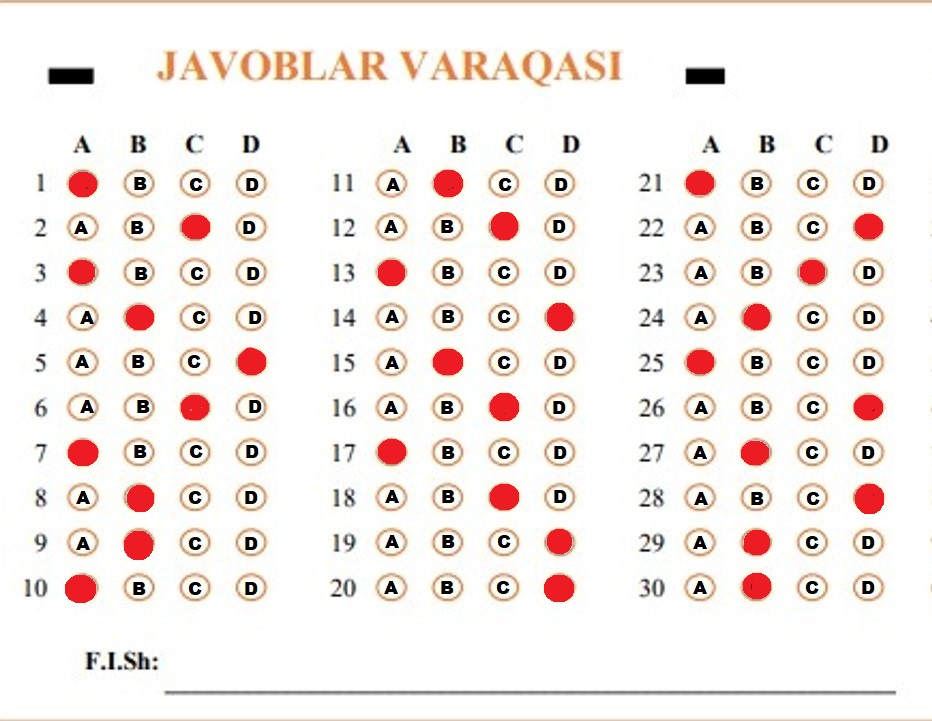
#> input picture DTM Test Controller/DATA/DTM_varaqalar/Talabalar/Salmonov_A.jpg, 932 x 721 px; its folder holds 4 pictures in this run
$ python 'DTM Test Controller.py'
#> lines starting #> are read from the running program, lines starting #| are printed output that depends on the picture; after the words box and inside, x2 and y2 are one past the last pixel; in counts of white or black regions, pixels touching at a corner belong together
#!/usr/bin/env python
# coding: utf-8

# # 7/09/2022
#
# # Computer Vision
#
# # DTM Test Controller
#
# # Muallif: Farrux Sotivoldiyev

# **`Kerakli kutubxonalar`**

# In[44]:


import numpy as np
import cv2
import matplotlib.pyplot as plt
import os
import glob


# **`Talabalarning titullari turgan path va bosh titul turgan path`**

# In[45]:


titul_path = "DATA/DTM_varaqalar/Talabalar/"
main_titul_path = "DATA/DTM_varaqalar/DTM_varaqasi_main.jpg"


# **`O'ziga path olib ichidagi barcha rasmlarni o'qib talabalarning ismi va titul varaqalarini qaytaruvchi funksiya`**

# In[46]:


# ismni faylning nomidan oladi
def get_load_dataset(path):
#> called with path = 'DATA/DTM_varaqalar/Talabalar/'
    titullar = []
    ismlar = []
    for i in glob.glob(os.path.join(path,"*")):
        titul = plt.imread(i)
#> titul is the input picture: shape (721, 932, 3); mean R, G, B 244.1, 236.2, 232.8
        titul = cv2.resize(titul,(1080,720))
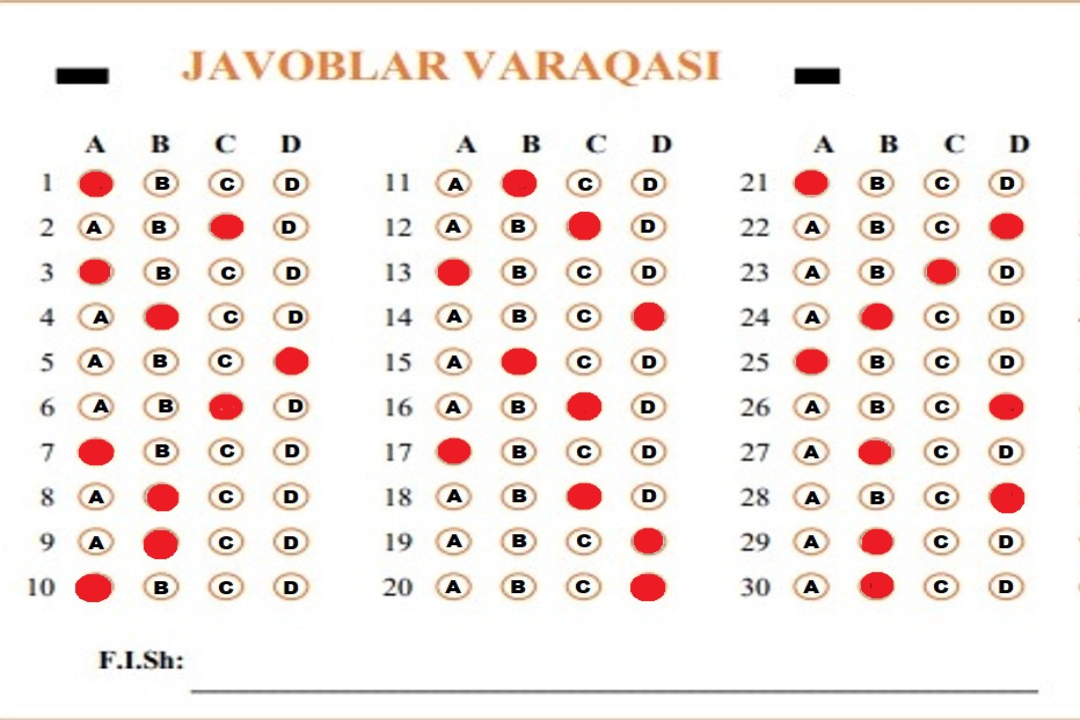
#> titul: shape (720, 1080, 3); mean R, G, B 244, 236.1, 232.8
        titullar.append(titul)

        for j in i.split("\\"):
            if j.find(".")!=-1:
                ismlar.append(j.split(".")[0])
#> pass 2 of the loop in get_load_dataset, `for i in glob.glob(os.path.join(path,"*")):`:
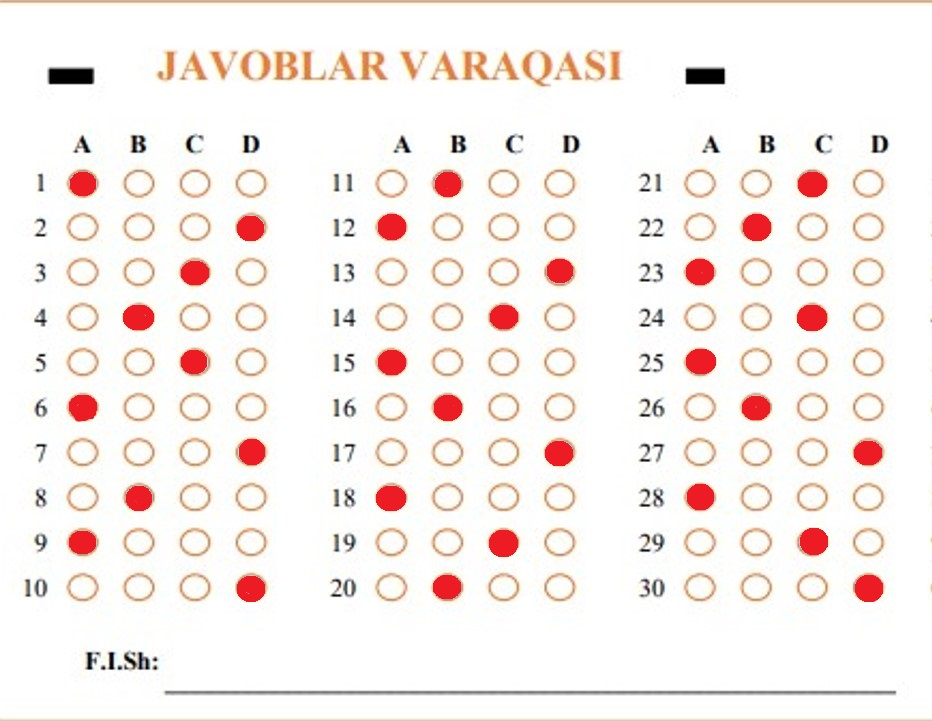
#> input picture DTM Test Controller/DATA/DTM_varaqalar/Talabalar/Sobirov_A.jpg, 932 x 721 px
#> in get_load_dataset, titul is the input picture: shape (721, 932, 3); mean R, G, B 247.8, 240, 236.6
#> in get_load_dataset, `titul = cv2.resize(titul,(1080,720))`:
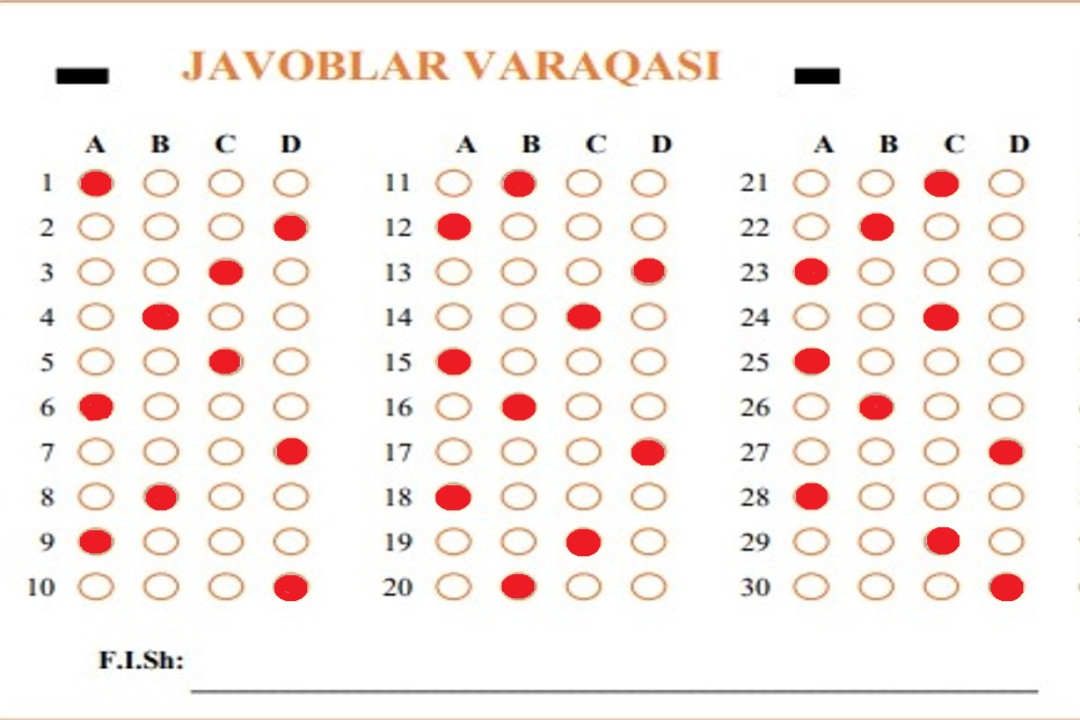
#> titul: shape (720, 1080, 3); mean R, G, B 247.8, 239.9, 236.5
#> pass 3 of the loop in get_load_dataset, `for i in glob.glob(os.path.join(path,"*")):`:
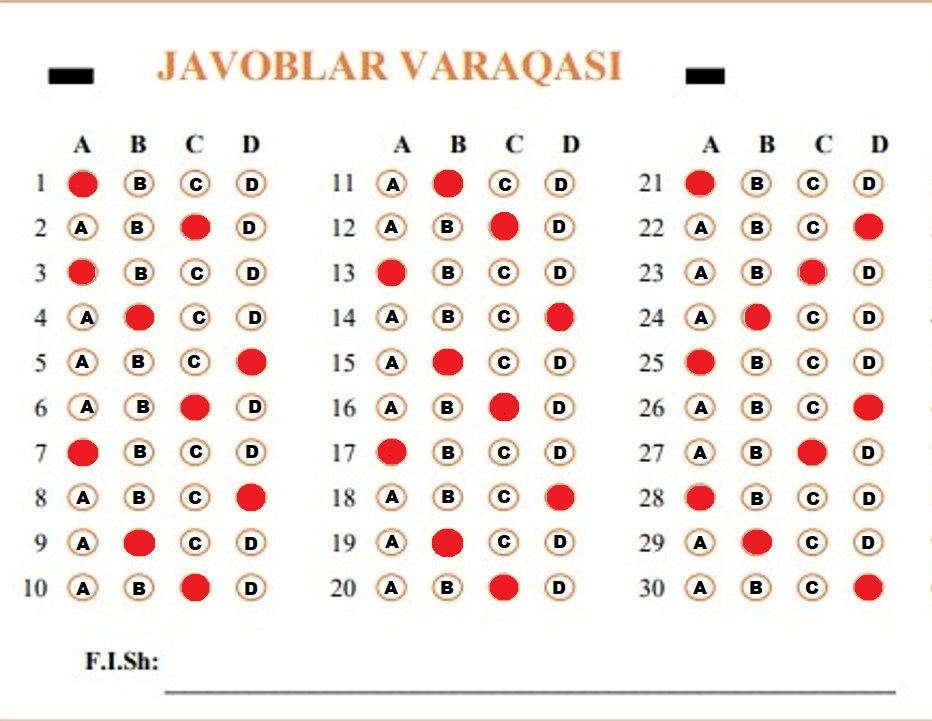
#> input picture DTM Test Controller/DATA/DTM_varaqalar/Talabalar/Sotivoldiyev_F.jpg, 932 x 721 px
#> in get_load_dataset, titul is the input picture: shape (721, 932, 3); mean R, G, B 244.1, 236.3, 232.9
#> in get_load_dataset, `titul = cv2.resize(titul,(1080,720))`:
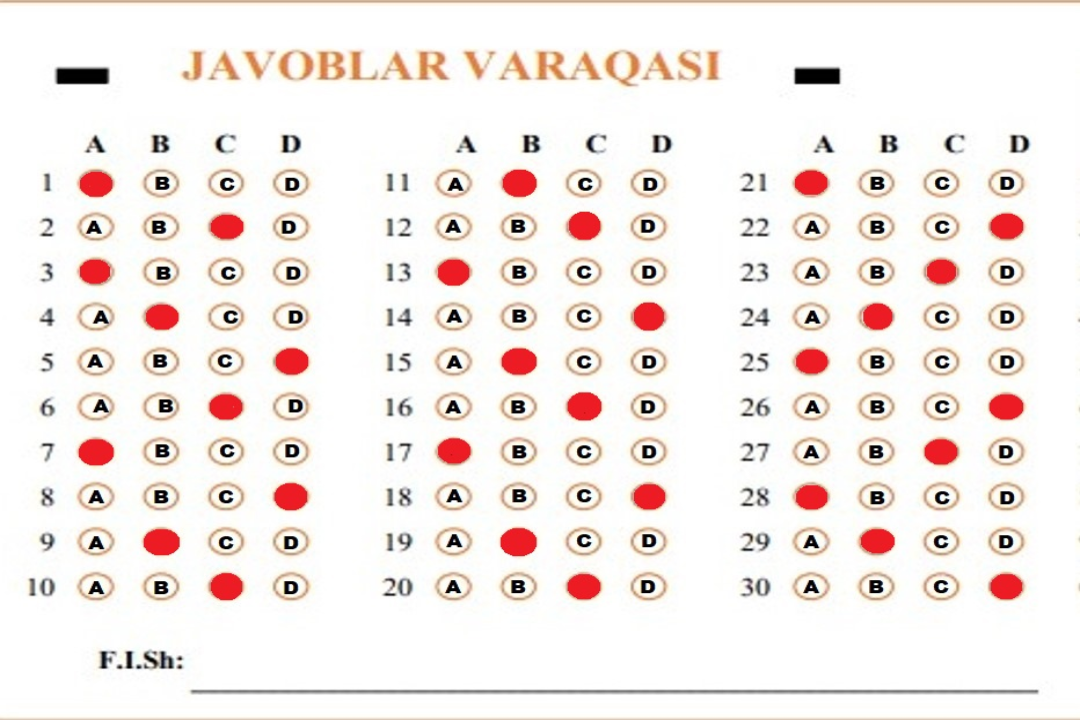
#> titul: shape (720, 1080, 3); mean R, G, B 244, 236.2, 232.8
#> the loop made 4 passes; the first 3 are shown

    return ismlar,titullar


# **`Ma'lumotlar o'qilib o'zgaruvchilarga yozildi`**

# In[47]:


load_dataset = get_load_dataset(titul_path)
main_titul = cv2.resize(plt.imread(main_titul_path),(1080,720))
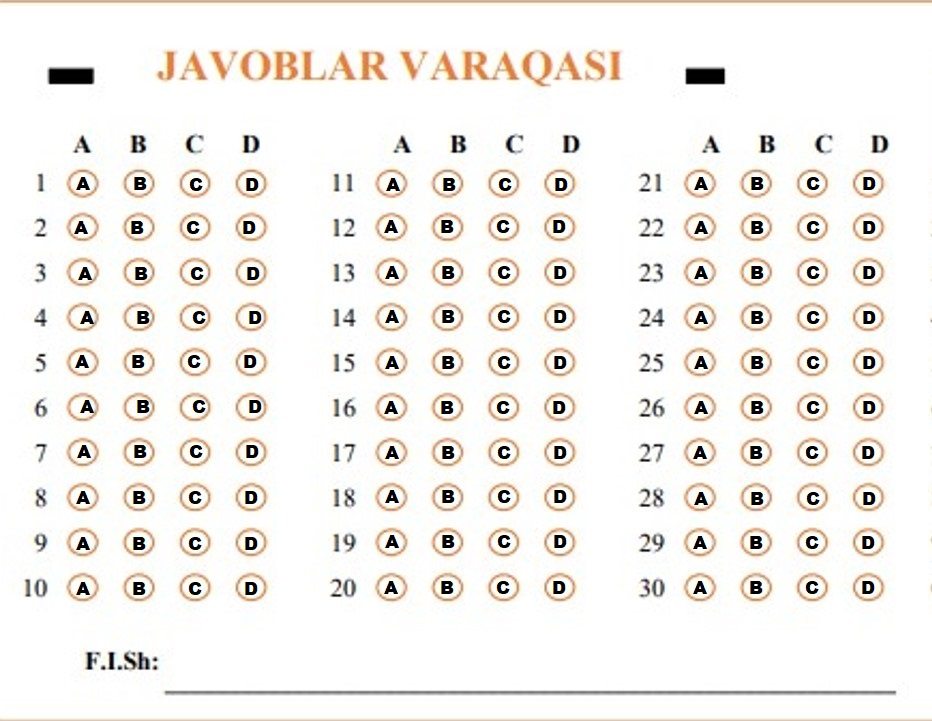
#> input picture DTM Test Controller/DATA/DTM_varaqalar/DTM_varaqasi_main.jpg, 932 x 721 px, found by its file name
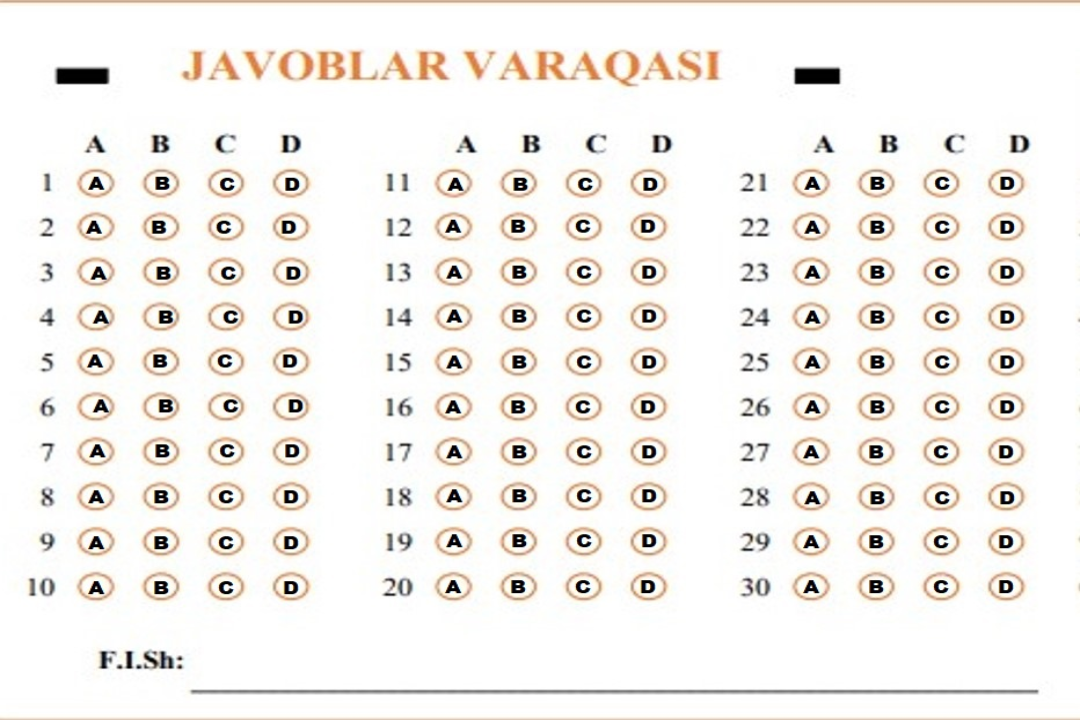
#> main_titul: shape (720, 1080, 3); mean R, G, B 243.1, 240.3, 236.4


# **`3-talaba tituli ko'rsatish uchun`**

# In[53]:


talaba = load_dataset[1][3]
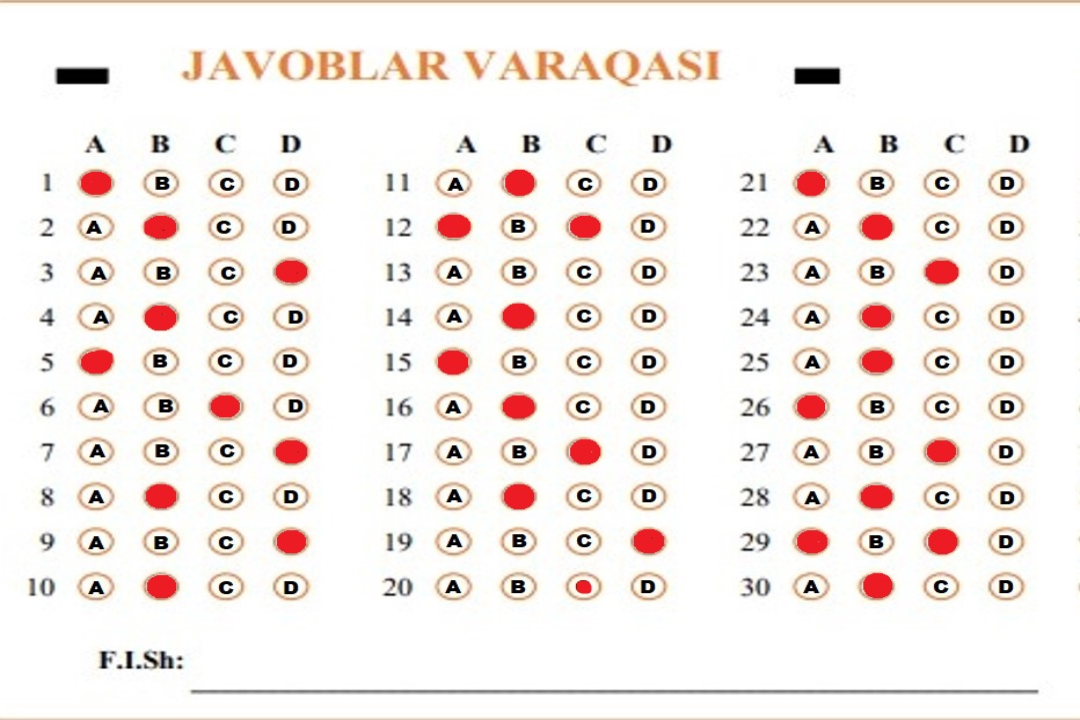
#> talaba: shape (720, 1080, 3); mean of channels 0, 1, 2 244, 236.8, 233.3; drawn as R, G, B


# **`Asosiy titul varaqasi va Talaba tituli`**

# In[54]:


fig,titul = plt.subplots(1,2,figsize=(30,25))
titul[0].set_title("Asosiy titul",size=35)
titul[0].imshow(main_titul)
titul[1].set_title("Talaba tituli",size=35)
titul[1].imshow(talaba)
plt.show()


# **`Talabaning titul varaqasini olib uning javoblarini qaytaruvchi funksiya`**

# In[55]:


def checking(talaba_varaqasi):
    range_1 = np.array([200,0,0])
    range_2 = np.array([255,100,100])
    maska = cv2.inRange(talaba_varaqasi,range_1,range_2)

    main_titul_copy = main_titul.copy()
    main_titul_copy[maska==0]=0

    talaba_javoblari = []
    qatorlar = []
    tayyor_talaba_tituli = {"test_1" : {},"test_2" : {},"test_3" : {},"test_4" : {},"test_5" : {},"test_6" : {},
                             "test_7" : {},"test_8" : {},"test_9" : {},"test_10" : {},"test_11" : {},"test_12" : {},
                             "test_13" : {},"test_14" : {},"test_15" : {},"test_16" : {},"test_17" : {},"test_18" : {},
                             "test_19" : {},"test_20" : {},"test_21" : {},"test_22" : {},"test_23" : {},"test_24" : {},
                             "test_25" : {},"test_26" : {},"test_27" : {},"test_28" : {},"test_29" : {},"test_30" : {}}

    for i in range(3):
        for j in range(168,600,45):
            if i==0:
                qatorlar.append(main_titul_copy[j:j+28,75:310])
            elif i==1:
                qatorlar.append(main_titul_copy[j:j+28,434:667])
            else:
                qatorlar.append(main_titul_copy[j:j+28,794:1024])

    for i in range(30):
        test = f"test_{i+1}"
        sanoq = 1
        for j in range(5,225,65):
            if sanoq==1:
                tayyor_talaba_tituli[test]["A"] = qatorlar[i][5:,j:j+30]
            elif sanoq==2:
                tayyor_talaba_tituli[test]["B"] = qatorlar[i][5:,j:j+30]
            elif sanoq==3:
                tayyor_talaba_tituli[test]["C"] = qatorlar[i][5:,j:j+30]
            elif sanoq==4:
                tayyor_talaba_tituli[test]["D"] = qatorlar[i][5:,j:j+30]
            sanoq += 1

    for javoblar in tayyor_talaba_tituli:
        variant_qiymati = []
        variant = []
        for variantlar in tayyor_talaba_tituli[javoblar]:
            summa = np.sum(tayyor_talaba_tituli[javoblar][variantlar])
            if summa!=0:
                variant_qiymati.append(summa)
                variant.append(variantlar)

        if len(variant)==1:
            if variant_qiymati[0]>200000:
                talaba_javoblari.append(variant[0])
            else:
                talaba_javoblari.append("X")
        else:
            talaba_javoblari.append("X")

    return talaba_javoblari


# **`Papkadan o'qilgan barcha titul varaqalari va to'g'ri javoblarni olib ularni tekshirib reytingini qaytaruvchi funksiya`**

# In[56]:


def dtm_test_checker(names_and_dtm_titles,correct_answers):
    talabalar_reytingi = {}
    for student in range(len(names_and_dtm_titles[1])):
        talaba_javobi = checking(names_and_dtm_titles[1][student])
        togri_javoblar_soni = 0

        for i in range(30):
            if correct_answers[i]==talaba_javobi[i]:
                togri_javoblar_soni += 1

        natija_foizda = np.round((100*togri_javoblar_soni)/30,2)
        talabalar_reytingi[names_and_dtm_titles[0][student]] = (togri_javoblar_soni,natija_foizda)
#> this loop made 4 passes
#> pass 1, in checking, `maska = cv2.inRange(talaba_varaqasi,range_1,range_2)`:
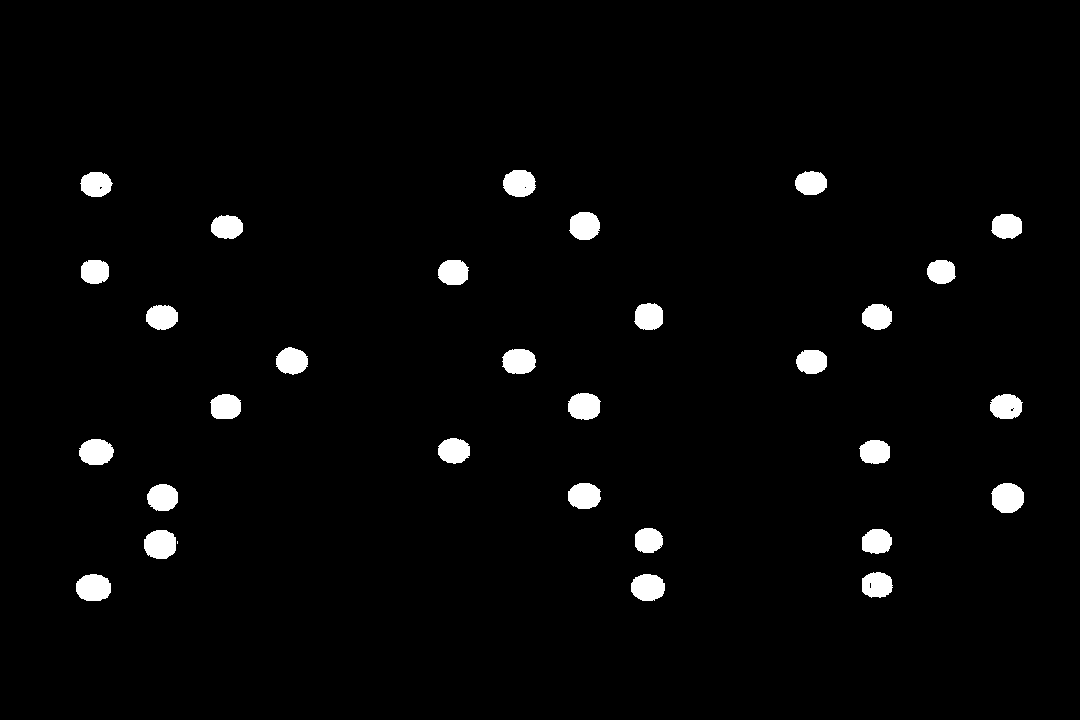
#> maska: shape (720, 1080); 2.6% white; 31 white regions (1 under 20 px), largest, box (x1, y1, x2, y2) and area: (991, 483, 1024, 513) 791, (76, 574, 111, 601) 775, (144, 530, 176, 559) 769

    return talabalar_reytingi


# **`To'g'ri javoblar`**

# In[57]:


correct_answers = ['A','B','D','B','A','C','D','B','D','B','B','A','C','B','A','B','C','B','D','C','A','B','C','B','B','A','C','B','A','B']


# **`Oxirgi natija - bunga to'g'ri javoblar soni va shuning foizdagi qiymati keladi`**

# In[58]:


result = dtm_test_checker(load_dataset,correct_answers)
result


# **`Talabaning titul bo'yash darajasi`**
# * To'liq bo'yashlarning son qiymati ko'rib chiqilib shunday hulosaga kelindi.
# Xulosa shuki eng past son qiymati 243806 va 200000 sonlari oraligida bo'lgani uchun
# 200000 dan past bo'yash qiymati bo'yalmagan deb olinadi va xato javob sifatida belgilanadi

# In[59]:


Test_10 = 243806
test_11 = 289245
test_20 = 44680  # bu to'liq bo'yalmagan aylanacha
test_21 = 287870
chegara = 200000 # deb olindi


# **`REYTING`**

# In[60]:


y1 = []; x1 = []; y2 = []; x2 = []
for i in result:
    y1.append(result[i][0]); x1.append(i)
    y2.append(result[i][1]); x2.append(i)

plt.figure(figsize=(20,8))
plt.subplot(121)
plt.title("To'g'ri javoblar bo'yicha")
plt.bar(x1,y1)

plt.subplot(122)
plt.title("Ballar bo'yicha")
plt.bar(x2,y2)
plt.show()
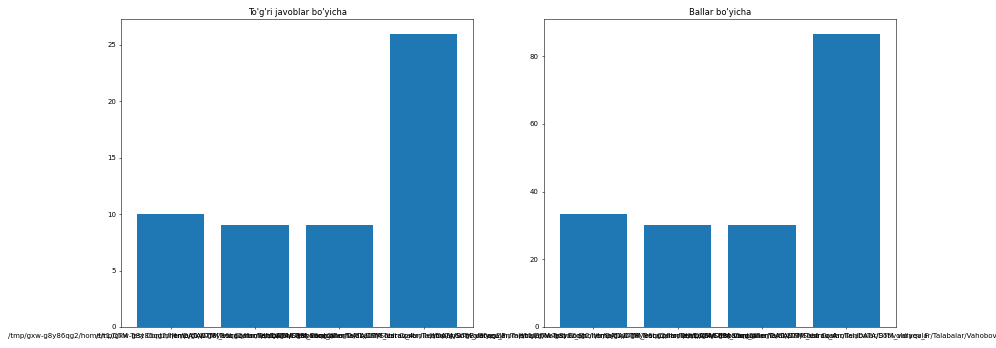
#> figure drawn by matplotlib, 2 panels; panel 1: tallest bar 26 high, from x = 2.6 to 3.4; panel 2: tallest bar 86.67 high, from x = 2.6 to 3.4
